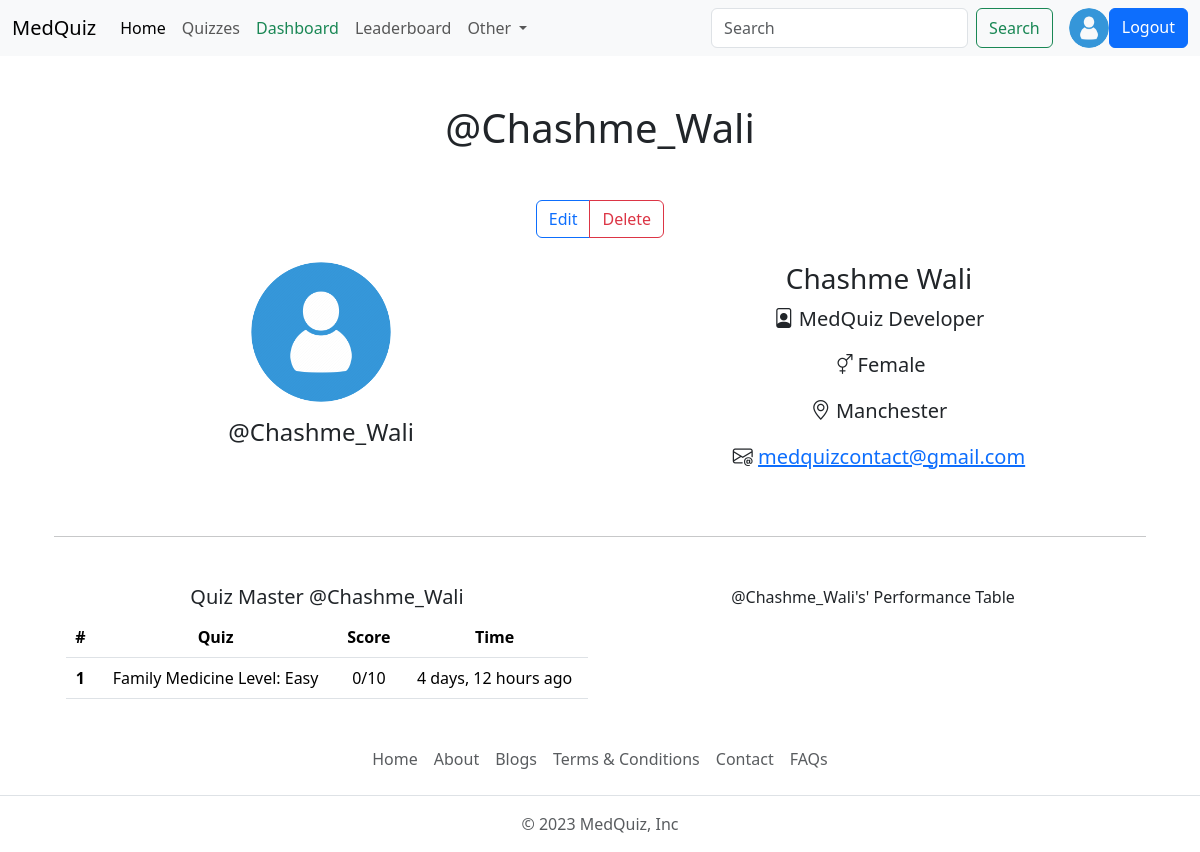
Page /user/profile/Chashme_Wali (signed in) on the committed database.
### account/models.py (models this page shows, shortened)
class Profile(models.Model):
    user =  models.OneToOneField(User, on_delete=models.CASCADE, null=True) #verbose_collumn
    bio = models.TextField(blank=True, null=True)
    profile_images = models.ImageField(upload_to='profile_images/', default='usericon.png', blank=True, null=True, verbose_name='Profile Picture')
    location = models.CharField(max_length=110, blank=True, null=True)
    GENDER = (
        ('Male', 'Male'),
        ('Female', 'Female'),
        ('Other', 'Other'),
    )
    gender = models.CharField(max_length=6,choices=GENDER, blank=True, null=True)

### quiz/models.py (models this page shows, shortened)
class QuizSubmission(models.Model):
    user = models.ForeignKey(User, on_delete=models.CASCADE)
    quiz = models.ForeignKey(Quiz, on_delete=models.CASCADE)
    score = models.IntegerField()
    submitted_at = models.DateTimeField(auto_now_add=True)

class Quiz(models.Model):
    title = models.CharField(max_length=255)
    description = models.TextField()
    category = models.ForeignKey(Category, on_delete=models.CASCADE)
    quiz_file = models.FileField(upload_to='quiz/')
    created_at = models.DateTimeField(auto_now_add=True)
    updated_at = models.DateTimeField(auto_now=True)
    class Meta:
        verbose_name_plural = 'Quizzes'

class Question(models.Model):
    quiz = models.ForeignKey(Quiz, on_delete=models.CASCADE)
    text = models.TextField()

### account/views.py (the view)
# urls.py: path('profile/<str:username>', views.profile, name='profile'),
@login_required(login_url='login')
def profile(request, username):
    user_object2 = User.objects.get(username=username)
    user_profile2 = Profile.objects.get(user=user_object2)
    user_object = User.objects.get(username=request.user)
    user_profile = Profile.objects.get(user=user_object)
    submissions = QuizSubmission.objects.filter(user=user_object2)
    context = {"user_profile": user_profile, "user_profile2": user_profile2,  "submissions":submissions}
    return render(request, "profile.html", context)

### templates/profile.html (shortened to what this page needs)
{% extends 'index.html' %}
{% block content %}
      <h1 class="diplay-2 text-center my-5">@{{user_profile2.user.username}}</h1>
      <div class="container text-center">
        {% if request.user.username == user_profile2.user.username %}
        <div class="btn-group" role="group" aria-label="Basic mixed styles example">
            <a href="{% url 'edit_profile' %}" type="button" class="btn btn-outline-primary">Edit</a>
            <a href="{% url 'delete_profile' %}" type="button" class="btn btn-outline-danger">Delete</a>
        </div>
        {% endif %}
          <div class="container text-center my-4">
            <div class="row row-cols-sm-1 row-cols-md-2">
              <div class="col-12">
                <img src="{{user_profile.profile_images.url}}" class="rounded-circle user-profile" width="140" height="140">
                <h2 class="fs-4 my-3">@{{user_profile2.user.username}}</h2>
              </div>
              <div class="col">
                <h2 class="fs-3">{{user_profile2.user.first_name|default:'Full Name Not Available'}} {{user_profile2.user.last_name}}</h2>
                <p class="fs-5"><i class="bi bi-file-person"></i> {{user_profile2.bio|default:'Profession Not Available'}}</p>
                <p class="fs-5"><i class="bi bi-gender-ambiguous"></i> {{user_profile2.gender|default:'Gender Not Available'}}</p>
                <p class="fs-5"><i class="bi bi-geo-alt"></i> {{user_profile2.location|default:'Location Not Available'}}</p>
                {% if request.user.is_superuser %}
                <p class="fs-5"><i class="bi bi-envelope-at"></i> <a href="mailto:{{user_profile2.user.email}}"> {{user_profile2.user.email|default:'Email Not Available'}}</a></p>
                {% endif %}
              </div>
            </div>
           <hr class="my-5">
           <div class="container">
            <div class="row row-cols-md-1 row-cols-lg-2">
                <div class="col-12">
                    <h3 class="fs-5">Quiz Master @{{user_profile2.user.username}}</h3>
                    <table class="table">
                        <thead>
                          <tr>
                            <th scope="col">#</th>
                            <th scope="col">Quiz</th>
                            <th scope="col">Score</th>
                            <th scope="col">Time</th>
                          </tr>
                        </thead>
                        <tbody>
                          {% for submission in submissions %}
                          <tr>
                            <th scope="row">{{forloop.counter}}</th>
                            <td title="{{submission.quiz.title}}">{{submission.quiz.title|truncatewords:6}}</td>
                            <td>{{submission.score}}/{{submission.quiz.question_set.all|length}}</td>
                            <td>{{submission.submitted_at|timesince}} ago</td>
                          </tr>
                          {% endfor %}
                        </tbody>
                      </table>
                </div>
                <div class="col-12">
               @{{user_profile2.user.username}}'s' Performance Table
                </div>
              </div>
           </div>
     </div>
{% endblock content %}

### templates/components/navbar.html (shortened to what this page needs)
    <nav class="navbar navbar-expand-lg bg-body-tertiary d-none d-lg-block">
        <div class="container-fluid">
          <a class="navbar-brand" href="{% url 'home' %}">MedQuiz</a>
          <div class="collapse navbar-collapse" id="navbarSupportedContent">
            <ul class="navbar-nav me-auto mb-2 mb-lg-0">
              <li class="nav-item">
                <a class="nav-link active" aria-current="page" href="{% url 'home' %}">Home</a>
              </li>
              <li class="nav-item">
                <a class="nav-link" href="{% url 'all_quiz' %}">Quizzes</a>
              </li>
              {% if request.user.is_superuser %}
              <li class="nav-item">
                  <a class="nav-link text-success" href="{% url 'dashboard' %}">Dashboard</a>
              </li>
              {% endif %}
              <li class="nav-item">
                <a class="nav-link" href="{% url 'leaderboard' %}">Leaderboard</a>
              </li>
              <li class="nav-item dropdown">
                <a class="nav-link dropdown-toggle" href="#" role="button" data-bs-toggle="dropdown" aria-expanded="false">
                  Other
                </a>
              </li>
            </ul>
            <form class="d-flex" role="search" action="{% url 'search_users' %}">
              <input class="form-control me-2" type="search" name="q" placeholder="Search" aria-label="Search">
              <button class="btn btn-outline-success" type="submit">Search</button>
              {% if request.user.is_authenticated %}
                <img src="{{user_profile.profile_images.url}}" class="rounded-circle" width="40" height="40" alt="profile_images">
              <a href="{% url 'logout' %}" class="btn btn-primary">Logout</a>
              {% else %}
              <a href="{% url 'login' %}" class="btn btn-primary">Login</a>
              {% endif %}
            </form>
          </div>
        </div>
      </nav>

### rows in the picture
Profile: profile_images (picture), user.username "Chashme_Wali", user.first_name "Chashme", user.last_name "Wali", bio "MedQuiz Developer", gender "Female", location "Manchester", user.email "medquizcontact@gmail.com"
QuizSubmission: quiz "Family Medicine Level: Easy", score "0", quiz.question_set.all|length "10", submitted_at "4 days, 12 hours"
